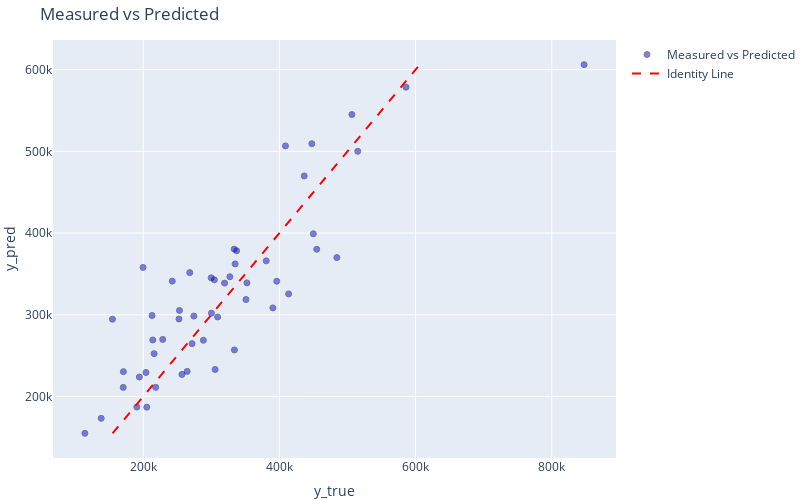

Here is the notebook cell this chart was saved with:
### Code cell
fig = go.Figure()

fig.add_trace(
    go.Scatter(
        x=y_test.flatten(),
        y=y_pred.flatten(),
        mode='markers',
        marker=dict(color='blue', opacity=0.5, line=dict(color='black', width=1)),
        name='Measured vs Predicted'
    )
)


fig.add_trace(
    go.Scatter(
        x=[y_pred.min(), y_pred.max()],
        y=[y_pred.min(), y_pred.max()],
        mode='lines',
        line=dict(color='red', dash='dash'),
        name='Identity Line'
    )
)

fig.update_layout(
    title='Measured vs Predicted',
    xaxis=dict(title='y_true'),
    yaxis=dict(title='y_pred'),
    autosize=False,
    width=800,
    height=500,
    margin=dict(l=0, r=0, b=0, t=40),
    showlegend=True
)

fig.write_image(f"{dir_figures}/scattered_measured_vs_predicted_plot.png")

fig.show()

### Figure 1 — Plotly figure (JSON) as saved in the notebook; plotly's stock layout.template omitted (floating-point values rounded to 4 significant figures)
{"data": [{"marker": {"color": "blue", "line": {"color": "black", "width": 1}, "opacity": 0.5}, "mode": "markers", "name": "Measured vs Predicted", "type": "scatter", "x": [274391, 216039, 288400.0, 214026, 205285, 319456, 114366, 253300.0, 335007, 170665, 309303, 585900.0, 396100.0, 447600.0, 484424, 154792, 413544, 268337, 271728, 212995, 380700.0, 337207, 242644, 264500.0, 256894, 327200.0, 515068, 305608, 199741, 218337, 408900.0, 350907, 449800.0, 190672, 436455, 300199, 252500.0, 138291, 454800.0, 204050, 847500.0, 352391, 228700.0, 304510, 333597, 194329, 390400.0, 170897, 333900.0, 506478, 299799], "y": [298400.0, 252500.0, 268800.0, 269200.0, 187000.0, 338800.0, 154900.0, 305300.0, 362300.0, 211200.0, 297300.0, 578500.0, 341100.0, 509400.0, 370000.0, 294600.0, 325500.0, 351600.0, 264700.0, 299100.0, 366000.0, 378400.0, 341200.0, 230700.0, 227000.0, 346600.0, 500000.0, 233100.0, 357900.0, 211200.0, 506600.0, 318700.0, 399100.0, 187100.0, 469900.0, 302000.0, 294800.0, 173300.0, 380200.0, 229400.0, 606100.0, 339000.0, 269800.0, 342800.0, 380300.0, 223900.0, 308400.0, 230400.0, 257000.0, 545000.0, 345200.0]}, {"line": {"color": "red", "dash": "dash"}, "mode": "lines", "name": "Identity Line", "type": "scatter", "x": [154900.0, 606100.0], "y": [154900.0, 606100.0]}], "layout": {"autosize": false, "height": 500, "margin": {"b": 0, "l": 0, "r": 0, "t": 40}, "showlegend": true, "title": {"text": "Measured vs Predicted"}, "width": 800, "xaxis": {"title": {"text": "y_true"}}, "yaxis": {"title": {"text": "y_pred"}}}}
